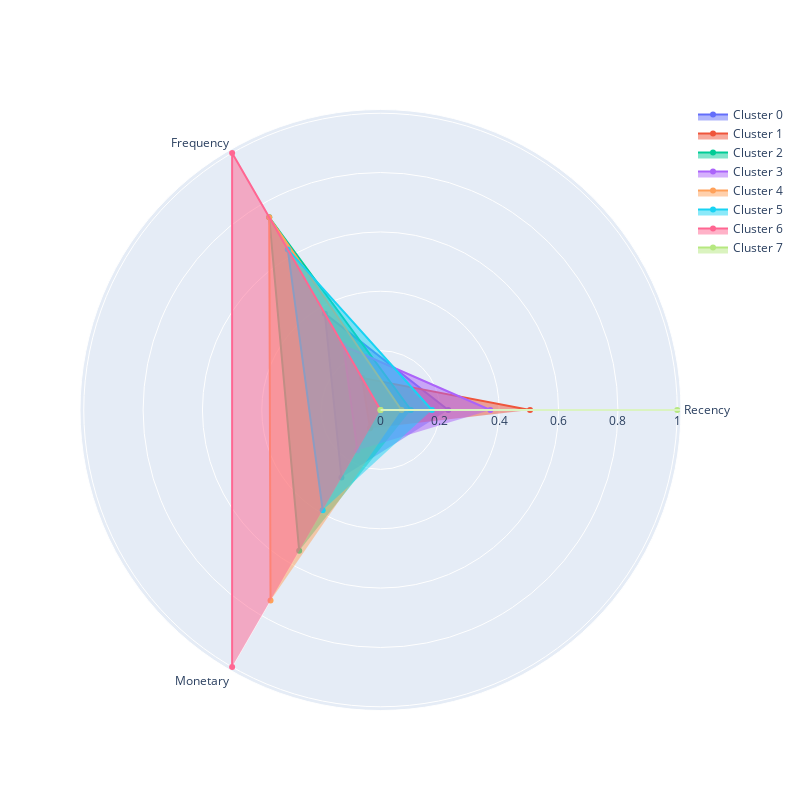

The code cell stored with this chart in its notebook:
### Markdown cell above
Теперь мы можем визуализировать профили кластеров в виде полярной диаграммы на основе средних *RFM*-характеристик, вычисленных для каждого кластера, проанализировать кластеры и на основе анализа сопоставить номер кластера и его описание:

### Code cell
# Визуализируем профили кластеров в виде полярной диаграммы на основе средних RFM-характеристик
plot_cluster_profile(rfm_grouped, 8)

### Figure 1 — Plotly figure (JSON) as saved in the notebook; plotly's stock layout.template omitted (floating-point values rounded to 4 significant figures)
{"data": [{"fill": "toself", "name": "Cluster 0", "r": [0.2283, 0.375, 0.2631], "theta": ["Recency", "Frequency", "Monetary"], "type": "scatterpolar"}, {"fill": "toself", "name": "Cluster 1", "r": [0.5039, 0.125, 0.07058], "theta": ["Recency", "Frequency", "Monetary"], "type": "scatterpolar"}, {"fill": "toself", "name": "Cluster 2", "r": [0.1024, 0.75, 0.548], "theta": ["Recency", "Frequency", "Monetary"], "type": "scatterpolar"}, {"fill": "toself", "name": "Cluster 3", "r": [0.3701, 0.25, 0.1566], "theta": ["Recency", "Frequency", "Monetary"], "type": "scatterpolar"}, {"fill": "toself", "name": "Cluster 4", "r": [0.07087, 0.75, 0.7411], "theta": ["Recency", "Frequency", "Monetary"], "type": "scatterpolar"}, {"fill": "toself", "name": "Cluster 5", "r": [0.1732, 0.625, 0.3897], "theta": ["Recency", "Frequency", "Monetary"], "type": "scatterpolar"}, {"fill": "toself", "name": "Cluster 6", "r": [0, 1, 1], "theta": ["Recency", "Frequency", "Monetary"], "type": "scatterpolar"}, {"fill": "toself", "name": "Cluster 7", "r": [1, 0, 0], "theta": ["Recency", "Frequency", "Monetary"], "type": "scatterpolar"}], "layout": {"autosize": false, "height": 800, "showlegend": true, "width": 800}}
